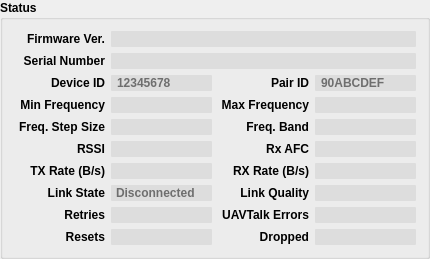
          <widget class="QGroupBox" name="groupBox_3">
           <property name="minimumSize">
            <size>
             <width>430</width>
             <height>0</height>
            </size>
           </property>
           <property name="font">
            <font>
             <weight>75</weight>
             <bold>true</bold>
            </font>
           </property>
           <property name="title">
            <string>Status</string>
           </property>
           <layout class="QGridLayout" name="gridLayout_4">
            <item row="0" column="0">
             <widget class="QLabel" name="label_9">
              <property name="text">
               <string>Firmware Ver.</string>
              </property>
              <property name="alignment">
               <set>Qt::AlignRight|Qt::AlignTrailing|Qt::AlignVCenter</set>
              </property>
             </widget>
            </item>
            <item row="0" column="1" colspan="3">
             <widget class="QLineEdit" name="FirmwareVersion">
              <property name="minimumSize">
               <size>
                <width>0</width>
                <height>0</height>
               </size>
              </property>
              <property name="maximumSize">
               <size>
                <width>16777215</width>
                <height>16777215</height>
               </size>
              </property>
              <property name="font">
               <font>
                <weight>75</weight>
                <bold>true</bold>
               </font>
              </property>
              <property name="styleSheet">
               <string notr="true">QLineEdit {
  border: none;
  border-radius: 1px;
  padding: 0 4px;
  background: rgba(0, 0, 0, 16);
/*  background: transparent; */
/*     selection-background-color: darkgray;*/
}</string>
              </property>
              <property name="frame">
               <bool>false</bool>
              </property>
              <property name="readOnly">
               <bool>true</bool>
              </property>
             </widget>
            </item>
            <item row="2" column="0">
             <widget class="QLabel" name="label_2">
              <property name="text">
               <string>Serial Number</string>
              </property>
              <property name="alignment">
               <set>Qt::AlignRight|Qt::AlignTrailing|Qt::AlignVCenter</set>
              </property>
             </widget>
            </item>
            <item row="2" column="1" colspan="3">
             <widget class="QLineEdit" name="SerialNumber">
              <property name="sizePolicy">
               <sizepolicy hsizetype="Preferred" vsizetype="Fixed">
                <horstretch>0</horstretch>
                <verstretch>0</verstretch>
               </sizepolicy>
              </property>
              <property name="minimumSize">
               <size>
                <width>0</width>
                <height>0</height>
               </size>
              </property>
              <property name="maximumSize">
               <size>
                <width>16777215</width>
                <height>16777215</height>
               </size>
              </property>
              <property name="font">
               <font>
                <weight>75</weight>
                <italic>false</italic>
                <bold>true</bold>
               </font>
              </property>
              <property name="acceptDrops">
               <bool>false</bool>
              </property>
              <property name="toolTip">
               <string>The modems serial number</string>
              </property>
              <property name="styleSheet">
               <string notr="true">QLineEdit {
  border: none;
  border-radius: 1px;
  padding: 0 4px;
  background: rgba(0, 0, 0, 16);
/*  background: transparent; */
/*     selection-background-color: darkgray;*/
}</string>
              </property>
              <property name="frame">
               <bool>true</bool>
              </property>
              <property name="alignment">
               <set>Qt::AlignLeading|Qt::AlignLeft|Qt::AlignVCenter</set>
              </property>
              <property name="readOnly">
               <bool>true</bool>
              </property>
             </widget>
            </item>
            <item row="3" column="0">
             <widget class="QLabel" name="DeviceIDLabel">
              <property name="text">
               <string>Device ID</string>
              </property>
              <property name="alignment">
               <set>Qt::AlignRight|Qt::AlignTrailing|Qt::AlignVCenter</set>
              </property>
             </widget>
            </item>
            <item row="3" column="1">
             <widget class="QLineEdit" name="DeviceID">
              <property name="minimumSize">
               <size>
                <width>0</width>
                <height>0</height>
               </size>
              </property>
              <property name="maximumSize">
               <size>
                <width>101</width>
                <height>16777215</height>
               </size>
              </property>
              <property name="font">
               <font>
                <weight>75</weight>
                <bold>true</bold>
               </font>
              </property>
              <property name="styleSheet">
               <string notr="true">QLineEdit {
  border: none;
  border-radius: 1px;
  padding: 0 4px;
  background: rgba(0, 0, 0, 16);
/*  background: transparent; */
/*     selection-background-color: darkgray;*/
}</string>
              </property>
              <property name="frame">
               <bool>false</bool>
              </property>
              <property name="alignment">
               <set>Qt::AlignLeading|Qt::AlignLeft|Qt::AlignVCenter</set>
              </property>
              <property name="readOnly">
               <bool>true</bool>
              </property>
              <property name="placeholderText">
               <string>12345678</string>
              </property>
             </widget>
            </item>
            <item row="3" column="2">
             <widget class="QLabel" name="PairIDLabel">
              <property name="text">
               <string>Pair ID</string>
              </property>
              <property name="alignment">
               <set>Qt::AlignRight|Qt::AlignTrailing|Qt::AlignVCenter</set>
              </property>
             </widget>
            </item>
            <item row="3" column="3">
             <widget class="QLineEdit" name="PairID">
              <property name="maximumSize">
               <size>
                <width>101</width>
                <height>16777215</height>
               </size>
              </property>
              <property name="font">
               <font>
                <weight>75</weight>
                <bold>true</bold>
               </font>
              </property>
              <property name="styleSheet">
               <string notr="true">QLineEdit {
  border: none;
  border-radius: 1px;
  padding: 0 4px;
  background: rgba(0, 0, 0, 16);
/*  background: transparent; */
/*     selection-background-color: darkgray;*/
}</string>
              </property>
              <property name="frame">
               <bool>false</bool>
              </property>
              <property name="alignment">
               <set>Qt::AlignLeading|Qt::AlignLeft|Qt::AlignVCenter</set>
              </property>
              <property name="readOnly">
               <bool>true</bool>
              </property>
              <property name="placeholderText">
               <string>90ABCDEF</string>
              </property>
             </widget>
            </item>
            <item row="4" column="0">
             <widget class="QLabel" name="label_3">
              <property name="text">
               <string>Min Frequency</string>
              </property>
              <property name="alignment">
               <set>Qt::AlignRight|Qt::AlignTrailing|Qt::AlignVCenter</set>
              </property>
             </widget>
            </item>
            <item row="4" column="1">
             <widget class="QLineEdit" name="MinFrequency">
              <property name="sizePolicy">
               <sizepolicy hsizetype="Preferred" vsizetype="Fixed">
                <horstretch>0</horstretch>
                <verstretch>0</verstretch>
               </sizepolicy>
              </property>
              <property name="minimumSize">
               <size>
                <width>0</width>
                <height>0</height>
               </size>
              </property>
              <property name="maximumSize">
               <size>
                <width>101</width>
                <height>16777215</height>
               </size>
              </property>
              <property name="font">
               <font>
                <weight>75</weight>
                <bold>true</bold>
               </font>
              </property>
              <property name="toolTip">
               <string>The modems minimum allowed frequency</string>
              </property>
              <property name="styleSheet">
               <string notr="true">QLineEdit {
  border: none;
  border-radius: 1px;
  padding: 0 4px;
  background: rgba(0, 0, 0, 16);
/*  background: transparent; */
/*     selection-background-color: darkgray;*/
}</string>
              </property>
              <property name="alignment">
               <set>Qt::AlignLeading|Qt::AlignLeft|Qt::AlignVCenter</set>
              </property>
              <property name="readOnly">
               <bool>true</bool>
              </property>
             </widget>
            </item>
            <item row="4" column="2">
             <widget class="QLabel" name="label_4">
              <property name="text">
               <string>Max Frequency</string>
              </property>
              <property name="alignment">
               <set>Qt::AlignRight|Qt::AlignTrailing|Qt::AlignVCenter</set>
              </property>
             </widget>
            </item>
            <item row="4" column="3">
             <widget class="QLineEdit" name="MaxFrequency">
              <property name="sizePolicy">
               <sizepolicy hsizetype="Preferred" vsizetype="Fixed">
                <horstretch>0</horstretch>
                <verstretch>0</verstretch>
               </sizepolicy>
              </property>
              <property name="maximumSize">
               <size>
                <width>101</width>
                <height>16777215</height>
               </size>
              </property>
              <property name="font">
               <font>
                <weight>75</weight>
                <bold>true</bold>
               </font>
              </property>
              <property name="toolTip">
               <string>The modems maximum allowed frequency</string>
              </property>
              <property name="styleSheet">
               <string notr="true">QLineEdit {
  border: none;
  border-radius: 1px;
  padding: 0 4px;
  background: rgba(0, 0, 0, 16);
/*  background: transparent; */
/*     selection-background-color: darkgray;*/
}</string>
              </property>
              <property name="alignment">
               <set>Qt::AlignLeading|Qt::AlignLeft|Qt::AlignVCenter</set>
              </property>
              <property name="readOnly">
               <bool>true</bool>
              </property>
             </widget>
            </item>
            <item row="5" column="0">
             <widget class="QLabel" name="label_12">
              <property name="text">
               <string>Freq. Step Size</string>
              </property>
              <property name="alignment">
               <set>Qt::AlignRight|Qt::AlignTrailing|Qt::AlignVCenter</set>
              </property>
             </widget>
            </item>
            <item row="5" column="1">
             <widget class="QLineEdit" name="FrequencyStepSize">
              <property name="sizePolicy">
               <sizepolicy hsizetype="Preferred" vsizetype="Fixed">
                <horstretch>0</horstretch>
                <verstretch>0</verstretch>
               </sizepolicy>
              </property>
              <property name="minimumSize">
               <size>
                <width>0</width>
                <height>0</height>
               </size>
              </property>
              <property name="maximumSize">
               <size>
                <width>101</width>
                <height>16777215</height>
               </size>
              </property>
              <property name="font">
               <font>
                <weight>75</weight>
                <bold>true</bold>
               </font>
              </property>
              <property name="toolTip">
               <string>The modems minimum frequency step size</string>
              </property>
              <property name="styleSheet">
               <string notr="true">QLineEdit {
  border: none;
  border-radius: 1px;
  padding: 0 4px;
  background: rgba(0, 0, 0, 16);
/*  background: transparent; */
/*     selection-background-color: darkgray;*/
}</string>
              </property>
              <property name="alignment">
               <set>Qt::AlignLeading|Qt::AlignLeft|Qt::AlignVCenter</set>
              </property>
              <property name="readOnly">
               <bool>true</bool>
              </property>
             </widget>
            </item>
            <item row="5" column="2">
             <widget class="QLabel" name="FreqBandLabel">
              <property name="text">
               <string>Freq. Band</string>
              </property>
              <property name="alignment">
               <set>Qt::AlignRight|Qt::AlignTrailing|Qt::AlignVCenter</set>
              </property>
             </widget>
            </item>
            <item row="5" column="3">
             <widget class="QLineEdit" name="FreqBand">
              <property name="sizePolicy">
               <sizepolicy hsizetype="Preferred" vsizetype="Fixed">
                <horstretch>0</horstretch>
                <verstretch>0</verstretch>
               </sizepolicy>
              </property>
              <property name="maximumSize">
               <size>
                <width>101</width>
                <height>16777215</height>
               </size>
              </property>
              <property name="font">
               <font>
                <weight>75</weight>
                <bold>true</bold>
               </font>
              </property>
              <property name="toolTip">
               <string>The current frequency band</string>
              </property>
              <property name="styleSheet">
               <string notr="true">QLineEdit {
  border: none;
  border-radius: 1px;
  padding: 0 4px;
  background: rgba(0, 0, 0, 16);
/*  background: transparent; */
/*     selection-background-color: darkgray;*/
}</string>
              </property>
              <property name="alignment">
               <set>Qt::AlignLeading|Qt::AlignLeft|Qt::AlignVCenter</set>
              </property>
              <property name="readOnly">
               <bool>true</bool>
              </property>
             </widget>
            </item>
            <item row="6" column="0">
             <widget class="QLabel" name="RSSILabel">
              <property name="text">
               <string>RSSI</string>
              </property>
              <property name="alignment">
               <set>Qt::AlignRight|Qt::AlignTrailing|Qt::AlignVCenter</set>
              </property>
             </widget>
            </item>
            <item row="6" column="1">
             <widget class="QLineEdit" name="RSSI">
              <property name="minimumSize">
               <size>
                <width>0</width>
                <height>0</height>
               </size>
              </property>
              <property name="maximumSize">
               <size>
                <width>101</width>
                <height>16777215</height>
               </size>
              </property>
              <property name="font">
               <font>
                <weight>75</weight>
                <bold>true</bold>
               </font>
              </property>
              <property name="styleSheet">
               <string notr="true">QLineEdit {
  border: none;
  border-radius: 1px;
  padding: 0 4px;
  background: rgba(0, 0, 0, 16);
/*  background: transparent; */
/*     selection-background-color: darkgray;*/
}</string>
              </property>
              <property name="readOnly">
               <bool>true</bool>
              </property>
             </widget>
            </item>
            <item row="6" column="2">
             <widget class="QLabel" name="RxAFCLabel">
              <property name="text">
               <string>Rx AFC</string>
              </property>
              <property name="alignment">
               <set>Qt::AlignRight|Qt::AlignTrailing|Qt::AlignVCenter</set>
              </property>
             </widget>
            </item>
            <item row="6" column="3">
             <widget class="QLineEdit" name="RxAFC">
              <property name="maximumSize">
               <size>
                <width>101</width>
                <height>16777215</height>
               </size>
              </property>
              <property name="font">
               <font>
                <weight>75</weight>
                <bold>true</bold>
               </font>
              </property>
              <property name="styleSheet">
               <string notr="true">QLineEdit {
  border: none;
  border-radius: 1px;
  padding: 0 4px;
  background: rgba(0, 0, 0, 16);
/*  background: transparent; */
/*     selection-background-color: darkgray;*/
}</string>
              </property>
              <property name="readOnly">
               <bool>true</bool>
              </property>
             </widget>
            </item>
            <item row="7" column="0">
             <widget class="QLabel" name="TXRateLabel">
              <property name="text">
               <string>TX Rate (B/s)</string>
              </property>
              <property name="alignment">
               <set>Qt::AlignRight|Qt::AlignTrailing|Qt::AlignVCenter</set>
              </property>
             </widget>
            </item>
            <item row="7" column="1">
             <widget class="QLineEdit" name="TXRate">
              <property name="minimumSize">
               <size>
                <width>0</width>
                <height>0</height>
               </size>
              </property>
              <property name="maximumSize">
               <size>
                <width>101</width>
                <height>16777215</height>
               </size>
              </property>
              <property name="font">
               <font>
                <weight>75</weight>
                <bold>true</bold>
               </font>
              </property>
              <property name="styleSheet">
               <string notr="true">QLineEdit {
  border: none;
  border-radius: 1px;
  padding: 0 4px;
  background: rgba(0, 0, 0, 16);
/*  background: transparent; */
/*     selection-background-color: darkgray;*/
}</string>
              </property>
              <property name="frame">
               <bool>false</bool>
              </property>
              <property name="readOnly">
               <bool>true</bool>
              </property>
             </widget>
            </item>
            <item row="7" column="2">
             <widget class="QLabel" name="RXRateLabel">
              <property name="text">
               <string>RX Rate (B/s)</string>
              </property>
              <property name="alignment">
               <set>Qt::AlignRight|Qt::AlignTrailing|Qt::AlignVCenter</set>
              </property>
             </widget>
            </item>
            <item row="7" column="3">
             <widget class="QLineEdit" name="RXRate">
              <property name="maximumSize">
               <size>
                <width>101</width>
                <height>16777215</height>
               </size>
              </property>
              <property name="font">
               <font>
                <weight>75</weight>
                <bold>true</bold>
               </font>
              </property>
              <property name="styleSheet">
               <string notr="true">QLineEdit {
  border: none;
  border-radius: 1px;
  padding: 0 4px;
  background: rgba(0, 0, 0, 16);
/*  background: transparent; */
/*     selection-background-color: darkgray;*/
}</string>
              </property>
              <property name="frame">
               <bool>false</bool>
              </property>
              <property name="readOnly">
               <bool>true</bool>
              </property>
             </widget>
            </item>
            <item row="8" column="0">
             <widget class="QLabel" name="label_11">
              <property name="text">
               <string>Link State</string>
              </property>
              <property name="alignment">
               <set>Qt::AlignRight|Qt::AlignTrailing|Qt::AlignVCenter</set>
              </property>
             </widget>
            </item>
            <item row="8" column="1">
             <widget class="QLineEdit" name="LinkState">
              <property name="sizePolicy">
               <sizepolicy hsizetype="Expanding" vsizetype="Fixed">
                <horstretch>0</horstretch>
                <verstretch>0</verstretch>
               </sizepolicy>
              </property>
              <property name="minimumSize">
               <size>
                <width>0</width>
                <height>0</height>
               </size>
              </property>
              <property name="maximumSize">
               <size>
                <width>101</width>
                <height>16777215</height>
               </size>
              </property>
              <property name="font">
               <font>
                <weight>75</weight>
                <bold>true</bold>
               </font>
              </property>
              <property name="toolTip">
               <string>The modems current state</string>
              </property>
              <property name="styleSheet">
               <string notr="true">QLineEdit {
  border: none;
  border-radius: 1px;
  padding: 0 3px;
  background: rgba(0, 0, 0, 16);
/*  background: transparent; */
/*     selection-background-color: darkgray;*/
}</string>
              </property>
              <property name="alignment">
               <set>Qt::AlignLeading|Qt::AlignLeft|Qt::AlignVCenter</set>
              </property>
              <property name="readOnly">
               <bool>true</bool>
              </property>
              <property name="placeholderText">
               <string>Disconnected</string>
              </property>
             </widget>
            </item>
            <item row="8" column="2">
             <widget class="QLabel" name="LinkQualityLabel">
              <property name="text">
               <string>Link Quality</string>
              </property>
              <property name="alignment">
               <set>Qt::AlignRight|Qt::AlignTrailing|Qt::AlignVCenter</set>
              </property>
             </widget>
            </item>
            <item row="8" column="3">
             <widget class="QLineEdit" name="LinkQuality">
              <property name="maximumSize">
               <size>
                <width>101</width>
                <height>16777215</height>
               </size>
              </property>
              <property name="font">
               <font>
                <weight>75</weight>
                <bold>true</bold>
               </font>
              </property>
              <property name="styleSheet">
               <string notr="true">QLineEdit {
  border: none;
  border-radius: 1px;
  padding: 0 4px;
  background: rgba(0, 0, 0, 16);
/*  background: transparent; */
/*     selection-background-color: darkgray;*/
}</string>
              </property>
              <property name="frame">
               <bool>false</bool>
              </property>
              <property name="readOnly">
               <bool>true</bool>
              </property>
             </widget>
            </item>
            <item row="9" column="0">
             <widget class="QLabel" name="RetriesLabel">
              <property name="text">
               <string>Retries</string>
              </property>
              <property name="alignment">
               <set>Qt::AlignRight|Qt::AlignTrailing|Qt::AlignVCenter</set>
              </property>
             </widget>
            </item>
            <item row="9" column="1">
             <widget class="QLineEdit" name="Retries">
              <property name="minimumSize">
               <size>
                <width>0</width>
                <height>0</height>
               </size>
              </property>
              <property name="maximumSize">
               <size>
                <width>101</width>
                <height>16777215</height>
               </size>
              </property>
              <property name="font">
               <font>
                <weight>75</weight>
                <bold>true</bold>
               </font>
              </property>
              <property name="styleSheet">
               <string notr="true">QLineEdit {
  border: none;
  border-radius: 1px;
  padding: 0 4px;
  background: rgba(0, 0, 0, 16);
/*  background: transparent; */
/*     selection-background-color: darkgray;*/
}</string>
              </property>
              <property name="frame">
               <bool>false</bool>
              </property>
              <property name="readOnly">
               <bool>true</bool>
              </property>
             </widget>
            </item>
            <item row="9" column="2">
             <widget class="QLabel" name="UAVTalkErrorsLabel">
              <property name="text">
               <string>UAVTalk Errors</string>
              </property>
              <property name="alignment">
               <set>Qt::AlignRight|Qt::AlignTrailing|Qt::AlignVCenter</set>
              </property>
             </widget>
            </item>
            <item row="9" column="3">
             <widget class="QLineEdit" name="UAVTalkErrors">
              <property name="maximumSize">
               <size>
                <width>101</width>
                <height>16777215</height>
               </size>
              </property>
              <property name="font">
               <font>
                <weight>75</weight>
                <bold>true</bold>
               </font>
              </property>
              <property name="styleSheet">
               <string notr="true">QLineEdit {
  border: none;
  border-radius: 1px;
  padding: 0 4px;
  background: rgba(0, 0, 0, 16);
/*  background: transparent; */
/*     selection-background-color: darkgray;*/
}</string>
              </property>
              <property name="frame">
               <bool>false</bool>
              </property>
              <property name="readOnly">
               <bool>true</bool>
              </property>
             </widget>
            </item>
            <item row="10" column="0">
             <widget class="QLabel" name="ResetsLabel">
              <property name="text">
               <string>Resets</string>
              </property>
              <property name="alignment">
               <set>Qt::AlignRight|Qt::AlignTrailing|Qt::AlignVCenter</set>
              </property>
             </widget>
            </item>
            <item row="10" column="1">
             <widget class="QLineEdit" name="Resets">
              <property name="minimumSize">
               <size>
                <width>0</width>
                <height>0</height>
               </size>
              </property>
              <property name="maximumSize">
               <size>
                <width>101</width>
                <height>16777215</height>
               </size>
              </property>
              <property name="font">
               <font>
                <weight>75</weight>
                <bold>true</bold>
               </font>
              </property>
              <property name="styleSheet">
               <string notr="true">QLineEdit {
  border: none;
  border-radius: 1px;
  padding: 0 4px;
  background: rgba(0, 0, 0, 16);
/*  background: transparent; */
/*     selection-background-color: darkgray;*/
}</string>
              </property>
              <property name="frame">
               <bool>false</bool>
              </property>
              <property name="readOnly">
               <bool>true</bool>
              </property>
             </widget>
            </item>
            <item row="10" column="2">
             <widget class="QLabel" name="DroppedLabel">
              <property name="text">
               <string>Dropped</string>
              </property>
              <property name="alignment">
               <set>Qt::AlignRight|Qt::AlignTrailing|Qt::AlignVCenter</set>
              </property>
             </widget>
            </item>
            <item row="10" column="3">
             <widget class="QLineEdit" name="Dropped">
              <property name="maximumSize">
               <size>
                <width>101</width>
                <height>16777215</height>
               </size>
              </property>
              <property name="font">
               <font>
                <weight>75</weight>
                <bold>true</bold>
               </font>
              </property>
              <property name="styleSheet">
               <string notr="true">QLineEdit {
  border: none;
  border-radius: 1px;
  padding: 0 4px;
  background: rgba(0, 0, 0, 16);
/*  background: transparent; */
/*     selection-background-color: darkgray;*/
}</string>
              </property>
              <property name="frame">
               <bool>false</bool>
              </property>
              <property name="readOnly">
               <bool>true</bool>
              </property>
             </widget>
            </item>
           </layout>
          </widget>
